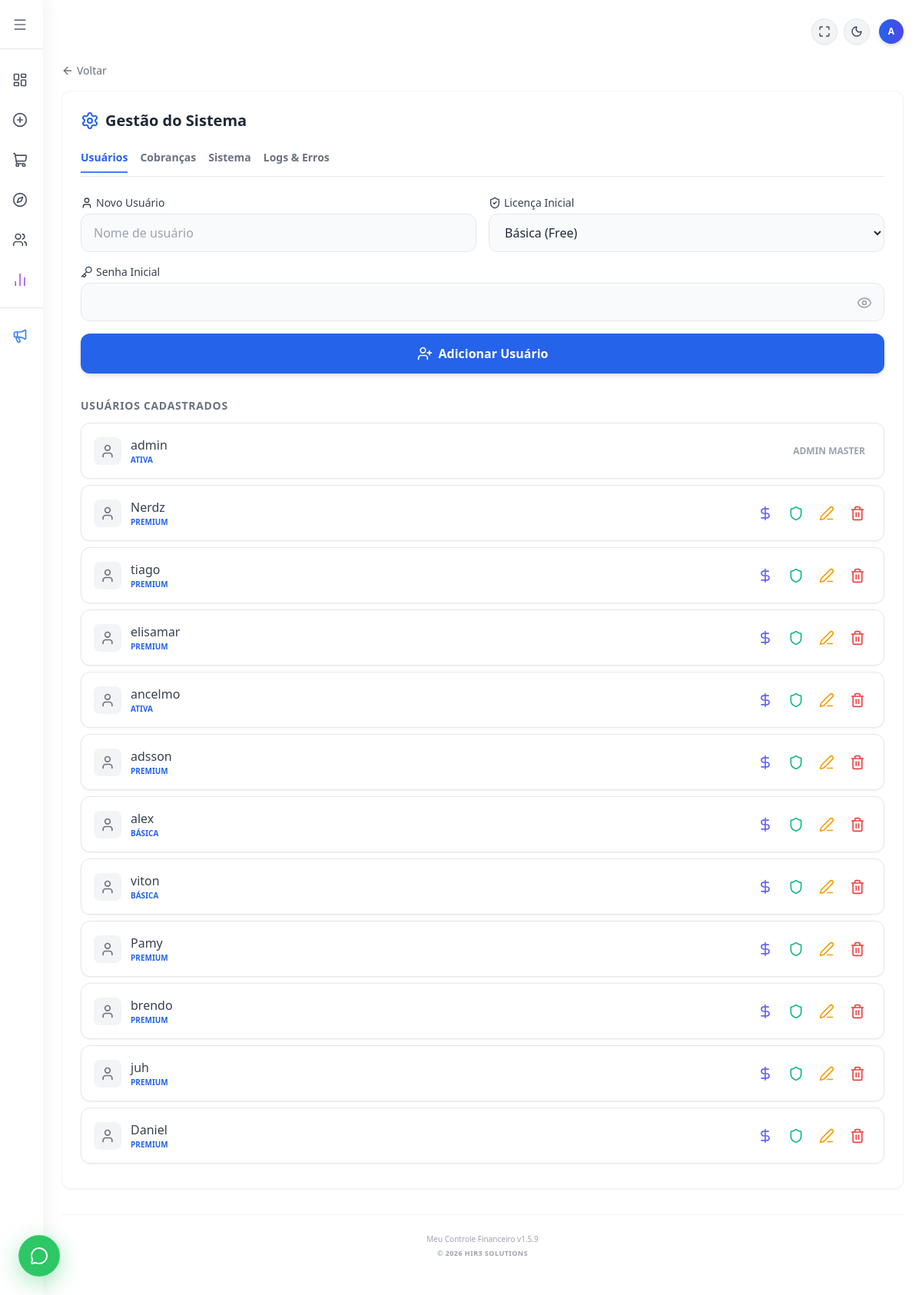
/usuarios (signed in), run on the app's committed database.
### tables this page shows
CREATE TABLE usuarios (
            id INTEGER PRIMARY KEY AUTOINCREMENT,
            usuario TEXT UNIQUE NOT NULL,
            senha TEXT NOT NULL
        , renda REAL DEFAULT 0.00, licenca TEXT DEFAULT 'Ativa', valor_licencas REAL DEFAULT 0.00, telefone TEXT, is_admin INTEGER DEFAULT 0, renda_variavel TEXT DEFAULT 'nao', ultimo_mes_acesso TEXT DEFAULT '');

### flask_app.py (the view, shortened to what this page needs)
@app.route('/usuarios', methods=['GET', 'POST'])
def usuarios():
    if 'logado' not in session:
        return redirect(url_for('login'))
    if not session.get('is_admin'):
        return render_template('telas/gestao_usuarios.html')
    conexao = sqlite3.connect('financas.db')
    conexao.row_factory = sqlite3.Row # Permite acessar colunas por nome
    cursor = conexao.cursor()
    try:
        cursor.execute("SELECT id, usuario, licenca, valor_licencas, modulos_liberados FROM usuarios")
        lista_users = cursor.fetchall()
    except sqlite3.OperationalError:
        cursor.execute("SELECT id, usuario, licenca, valor_licencas, 'Todos' as modulos_liberados FROM usuarios")
        lista_users = cursor.fetchall()
    logs = []
    try:
        cursor.execute("SELECT * FROM logs_sistema ORDER BY id DESC LIMIT 50")
        logs = [dict(row) for row in cursor.fetchall()]
    except sqlite3.OperationalError:
        logs = []
    conexao.close()
    db_size_mb = 0.0
    if os.path.exists('financas.db'):
        db_size_mb = round(os.path.getsize('financas.db') / (1024 * 1024), 2)
    uploads_size_mb = 0.0
    uploads_path = 'static/uploads' # Ajuste se sua pasta for diferente
    try:
        total_disk, used_disk, free_disk = shutil.disk_usage("/")
        disk_percent = int((used_disk / total_disk) * 100)
    except:
        disk_percent = 0
    sys_info = {
        'db_size': str(db_size_mb).replace('.', ','),
        'uploads_size': str(uploads_size_mb).replace('.', ','),
        'disk_percent': disk_percent,
        'python_version': platform.python_version(),
        'flask_version': flask.__version__,
        'app_version': 'v1.5.4'
    }
    return render_template('telas/gestao_usuarios.html', usuarios=lista_users, logs=logs, sys_info=sys_info)

### flask_app.py (called while the page is built)
@app.context_processor
def inject_global_vars():
    versao = "1.5.9"
    data_formatada = datetime.now().strftime('%B %Y').capitalize()
    return dict(
        versao_atual=versao,
        data_atual=data_formatada
    )

### templates/telas/gestao_usuarios.html (shortened to what this page needs)
{% extends "base.html" %}
{% block content %}
    <a href="javascript:history.back()" class="flex items-center gap-1 text-gray-500 hover:text-blue-600 dark:text-gray-400 dark:hover:text-blue-400 mb-4 transition-colors text-sm font-medium">
        <i data-lucide="arrow-left" class="w-4 h-4"></i>
        <span>Voltar</span>
    </a>
    <div class="w-full bg-white dark:bg-gray-800 p-6 rounded-xl shadow-sm border border-gray-100 dark:border-gray-700">
        <h2 class="text-xl font-bold mb-6 text-gray-800 dark:text-gray-200 flex items-center gap-2">
            <i data-lucide="settings" class="w-6 h-6 text-blue-600 dark:text-blue-400"></i> Gestão do Sistema
        </h2>
        <div class="flex gap-4 border-b border-gray-200 dark:border-gray-700 mb-6 overflow-x-auto pb-1">
            <button onclick="showTab('usuarios')" id="btn-usuarios" class="pb-2 border-b-2 border-blue-500 font-bold text-sm text-blue-600 dark:text-blue-400 transition-all whitespace-nowrap">Usuários</button>
            <button onclick="showTab('cobrancas')" id="btn-cobrancas" class="pb-2 border-b-2 border-transparent hover:border-gray-300 font-bold text-sm text-gray-500 transition-all whitespace-nowrap">Cobranças</button>
            <button onclick="showTab('sistema')" id="btn-sistema" class="pb-2 border-b-2 border-transparent hover:border-gray-300 font-bold text-sm text-gray-500 transition-all whitespace-nowrap">Sistema</button>
            <button onclick="showTab('logs')" id="btn-logs" class="pb-2 border-b-2 border-transparent hover:border-gray-300 font-bold text-sm text-gray-500 transition-all whitespace-nowrap">Logs & Erros</button>
        </div>
        {% if session.get('is_admin') %}
            <div id="div-usuarios" class="block">
                <form action="/usuarios" method="POST" class="mb-8 space-y-4">
                    <div class="grid grid-cols-1 md:grid-cols-2 gap-4">
                        <div>
                            <label class="block text-sm font-medium text-gray-700 dark:text-gray-300 mb-1 flex items-center gap-1">
                                <i data-lucide="user" class="w-4 h-4"></i> Novo Usuário
                            </label>
                            <input type="text" name="usuario" placeholder="Nome de usuário" required
                                   class="w-full px-4 py-3 bg-gray-50 dark:bg-gray-900 border border-gray-200 dark:border-gray-700 rounded-xl text-gray-800 dark:text-gray-100 focus:outline-none focus:ring-2 focus:ring-blue-500 transition-all">
                        </div>
                        <div>
                            <label class="block text-sm font-medium text-gray-700 dark:text-gray-300 mb-1 flex items-center gap-1">
                                <i data-lucide="shield-check" class="w-4 h-4"></i> Licença Inicial
                            </label>
                            <select name="licenca" required class="w-full px-4 py-3 bg-gray-50 dark:bg-gray-900 border border-gray-200 dark:border-gray-700 rounded-xl text-gray-800 dark:text-gray-100 focus:outline-none focus:ring-2 focus:ring-blue-500 transition-all cursor-pointer">
                                <option value="Básica" selected>Básica (Free)</option>
                            </select>
                        </div>
                    </div>
                    <div class="relative w-full">
                        <label class="block text-sm font-medium text-gray-700 dark:text-gray-300 mb-1 flex items-center gap-1">
                            <i data-lucide="key" class="w-4 h-4"></i> Senha Inicial
                        </label>
                        <input type="password" id="senha-input" name="senha" required
                               class="w-full px-4 py-3 pr-10 bg-gray-50 dark:bg-gray-900 border border-gray-200 dark:border-gray-700 rounded-xl text-gray-800 dark:text-gray-100 focus:outline-none focus:ring-2 focus:ring-blue-500 transition-all">
                        <button type="button" onclick="toggleSenha()" class="absolute right-4 top-10 text-gray-400 hover:text-gray-600 transition-colors">
                            <i id="olhinho-icone" data-lucide="eye" class="w-5 h-5"></i>
                        </button>
                    </div>
                    <button type="submit" name="cadastrar" class="w-full bg-blue-600 text-white font-bold py-3.5 px-4 rounded-xl hover:bg-blue-700 transition duration-200 shadow-md flex items-center justify-center gap-2 mt-4 active:scale-95">
                        <i data-lucide="user-plus" class="w-5 h-5"></i> Adicionar Usuário
                    </button>
                </form>
                <h3 class="text-sm font-bold text-gray-500 dark:text-gray-400 uppercase tracking-wider mb-3">Usuários Cadastrados</h3>
                {% for u in usuarios %}
                <div class="flex justify-between items-center p-4 bg-white dark:bg-gray-800 border border-gray-200 dark:border-gray-700 rounded-xl shadow-sm mb-2 hover:border-blue-300 transition-colors">
                    <span class="flex items-center gap-3 text-gray-700 dark:text-gray-200 font-medium">
                        <div class="bg-gray-100 dark:bg-gray-700 p-2 rounded-lg">
                            <i data-lucide="user" class="w-5 h-5 text-gray-500 dark:text-gray-300"></i>
                        </div>
                        <div class="flex flex-col">
                            <span>{{ u[1] }}</span>
                            <span class="text-[10px] text-blue-600 dark:text-blue-400 font-bold uppercase">{{ u[2] }}</span>
                        </div>
                    </span>
                    <div class="flex items-center gap-1">
                        {% if u[0] != 1 %}
                            <button type="button" onclick="abrirCobrancas('{{ u[0] }}', '{{ u[1] }}', '{{ u[3] }}')" class="text-indigo-500 p-2 rounded-lg hover:bg-indigo-50 dark:hover:bg-indigo-900/20 transition-colors" title="Gerenciar Cobranças">
                                <i data-lucide="dollar-sign" class="w-5 h-5"></i>
                            </button>
                            <form action="/tornar_admin/{{ u[0] }}" method="POST" class="m-0" onsubmit="return confirm('ATENÇÃO: Tem certeza que deseja promover este usuário a Administrador? Ele terá acesso total ao sistema.');">
                                <button type="submit" class="text-emerald-500 p-2 rounded-lg hover:bg-emerald-50 dark:hover:bg-emerald-900/20 transition-colors" title="Promover a Administrador">
                                    <i data-lucide="shield" class="w-5 h-5"></i>
                                </button>
                            </form>
                            <button type="button" onclick="abrirEdicao('{{ u[0] }}', '{{ u[1] }}', '{{ u[2] }}', '{{ u[3] }}', '{{ u[4] }}')" class="text-amber-500 p-2 rounded-lg hover:bg-amber-50 dark:hover:bg-amber-900/20 transition-colors" title="Editar Usuário">
                                <i data-lucide="edit-3" class="w-5 h-5"></i>
                            </button>
                            <form action="/usuarios" method="POST" class="m-0" onsubmit="return confirm('Excluir?');">
                                <button type="submit" name="excluir" class="text-red-500 p-2 rounded-lg hover:bg-red-50 transition-colors"><i data-lucide="trash-2" class="w-5 h-5"></i></button>
                            </form>
                        {% else %}
                            <span class="text-xs text-gray-400 font-bold uppercase mr-2">Admin Master</span>
                        {% endif %}
                    </div>
                </div>
                {% endfor %}
            </div>
        {% endif %}
    </div>
{% endblock %}

### data on the page
usuarios: usuario "admin", licenca "ATIVA", shows "ADMIN MASTER"
usuarios: usuario "Nerdz", licenca "PREMIUM"
usuarios: usuario "tiago", licenca "PREMIUM"
usuarios: usuario "elisamar", licenca "PREMIUM"
usuarios: usuario "ancelmo", licenca "ATIVA"
usuarios: usuario "adsson", licenca "PREMIUM"
usuarios: usuario "alex", licenca "BÁSICA"
usuarios: usuario "viton", licenca "BÁSICA"
usuarios: usuario "Pamy", licenca "PREMIUM"
usuarios: usuario "brendo", licenca "PREMIUM"
usuarios: usuario "juh", licenca "PREMIUM"
usuarios: usuario "Daniel", licenca "PREMIUM"

### other printed values
{{ session.get('usuario', 'U')[:1].upper() }} "A"
{{ versao_atual }} "1.5.9"
